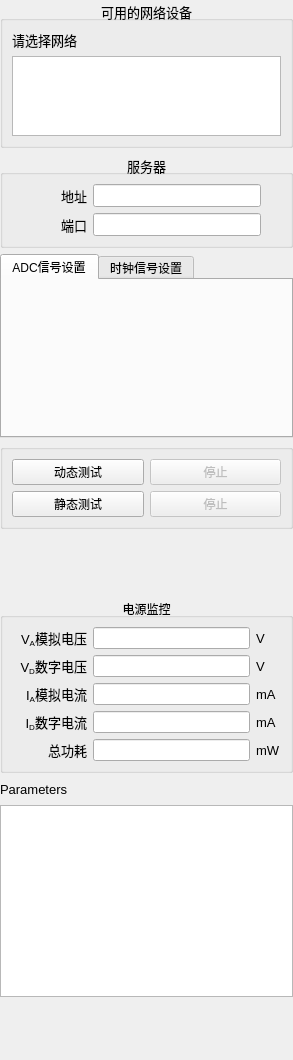
<?xml version="1.0" encoding="UTF-8"?>
<ui version="4.0">
 <class>ControlPanelClass</class>
 <widget class="QWidget" name="ControlPanelClass">
  <property name="geometry">
   <rect>
    <x>0</x>
    <y>0</y>
    <width>293</width>
    <height>1060</height>
   </rect>
  </property>
  <property name="windowTitle">
   <string>Control Panel</string>
  </property>
  <layout class="QVBoxLayout" name="verticalLayout_3">
   <property name="margin">
    <number>0</number>
   </property>
   <item>
    <widget class="QGroupBox" name="groupBox_DeviceList">
     <property name="font">
      <font>
       <pointsize>10</pointsize>
      </font>
     </property>
     <property name="title">
      <string>可用的网络设备</string>
     </property>
     <property name="alignment">
      <set>Qt::AlignCenter</set>
     </property>
     <layout class="QVBoxLayout" name="verticalLayout">
      <item>
       <layout class="QHBoxLayout" name="horizontalLayout">
        <item>
         <widget class="QLabel" name="labl">
          <property name="font">
           <font>
            <family>Arial</family>
            <pointsize>10</pointsize>
           </font>
          </property>
          <property name="text">
           <string>请选择网络</string>
          </property>
         </widget>
        </item>
        <item>
         <spacer name="horizontalSpacer">
          <property name="orientation">
           <enum>Qt::Horizontal</enum>
          </property>
          <property name="sizeHint" stdset="0">
           <size>
            <width>40</width>
            <height>20</height>
           </size>
          </property>
         </spacer>
        </item>
       </layout>
      </item>
      <item>
       <widget class="QTreeView" name="devicesView">
        <property name="sizePolicy">
         <sizepolicy hsizetype="Expanding" vsizetype="Expanding">
          <horstretch>0</horstretch>
          <verstretch>0</verstretch>
         </sizepolicy>
        </property>
        <property name="maximumSize">
         <size>
          <width>16777215</width>
          <height>80</height>
         </size>
        </property>
        <property name="font">
         <font>
          <family>Arial</family>
          <pointsize>8</pointsize>
         </font>
        </property>
       </widget>
      </item>
     </layout>
    </widget>
   </item>
   <item>
    <widget class="QGroupBox" name="groupBox_DeviceList_2">
     <property name="font">
      <font>
       <pointsize>10</pointsize>
      </font>
     </property>
     <property name="title">
      <string>服务器</string>
     </property>
     <property name="alignment">
      <set>Qt::AlignCenter</set>
     </property>
     <layout class="QVBoxLayout" name="verticalLayout_6">
      <item>
       <layout class="QGridLayout" name="gridLayout_10">
        <item row="0" column="0">
         <widget class="QLabel" name="labl_25">
          <property name="font">
           <font>
            <family>Arial</family>
            <pointsize>10</pointsize>
           </font>
          </property>
          <property name="text">
           <string>地址</string>
          </property>
          <property name="alignment">
           <set>Qt::AlignRight|Qt::AlignTrailing|Qt::AlignVCenter</set>
          </property>
         </widget>
        </item>
        <item row="0" column="1">
         <widget class="QLineEdit" name="serverIP">
          <property name="enabled">
           <bool>true</bool>
          </property>
          <property name="sizePolicy">
           <sizepolicy hsizetype="Expanding" vsizetype="Fixed">
            <horstretch>0</horstretch>
            <verstretch>0</verstretch>
           </sizepolicy>
          </property>
         </widget>
        </item>
        <item row="1" column="0">
         <widget class="QLabel" name="labl_26">
          <property name="font">
           <font>
            <family>Arial</family>
            <pointsize>10</pointsize>
           </font>
          </property>
          <property name="text">
           <string>端口</string>
          </property>
          <property name="alignment">
           <set>Qt::AlignRight|Qt::AlignTrailing|Qt::AlignVCenter</set>
          </property>
         </widget>
        </item>
        <item row="1" column="1">
         <widget class="QLineEdit" name="serverPort">
          <property name="sizePolicy">
           <sizepolicy hsizetype="Expanding" vsizetype="Fixed">
            <horstretch>0</horstretch>
            <verstretch>0</verstretch>
           </sizepolicy>
          </property>
         </widget>
        </item>
        <item row="2" column="0">
         <spacer name="horizontalSpacer_15">
          <property name="orientation">
           <enum>Qt::Horizontal</enum>
          </property>
          <property name="sizeType">
           <enum>QSizePolicy::Fixed</enum>
          </property>
          <property name="sizeHint" stdset="0">
           <size>
            <width>75</width>
            <height>0</height>
           </size>
          </property>
         </spacer>
        </item>
        <item row="2" column="2">
         <spacer name="horizontalSpacer_16">
          <property name="orientation">
           <enum>Qt::Horizontal</enum>
          </property>
          <property name="sizeType">
           <enum>QSizePolicy::Fixed</enum>
          </property>
          <property name="sizeHint" stdset="0">
           <size>
            <width>20</width>
            <height>0</height>
           </size>
          </property>
         </spacer>
        </item>
       </layout>
      </item>
     </layout>
    </widget>
   </item>
   <item>
    <widget class="QTabWidget" name="tabWidget">
     <property name="tabPosition">
      <enum>QTabWidget::North</enum>
     </property>
     <property name="tabShape">
      <enum>QTabWidget::Rounded</enum>
     </property>
     <property name="currentIndex">
      <number>0</number>
     </property>
     <widget class="QWidget" name="tab_2">
      <attribute name="title">
       <string>ADC信号设置</string>
      </attribute>
      <layout class="QVBoxLayout" name="verticalLayout_4">
       <item>
        <widget class="AdcSettingsWidget" name="adcSettingsWidget" native="true">
         <layout class="QGridLayout" name="gridLayout_2">
          <property name="margin">
           <number>0</number>
          </property>
          <property name="spacing">
           <number>0</number>
          </property>
         </layout>
        </widget>
       </item>
       <item>
        <spacer name="verticalSpacer_2">
         <property name="orientation">
          <enum>Qt::Vertical</enum>
         </property>
         <property name="sizeHint" stdset="0">
          <size>
           <width>20</width>
           <height>40</height>
          </size>
         </property>
        </spacer>
       </item>
      </layout>
     </widget>
     <widget class="QWidget" name="tab">
      <attribute name="title">
       <string>时钟信号设置</string>
      </attribute>
      <layout class="QVBoxLayout" name="verticalLayout_5">
       <item>
        <widget class="SignalSettingsWidget" name="signalSettingsWidget" native="true">
         <layout class="QGridLayout" name="gridLayout_3">
          <property name="margin">
           <number>0</number>
          </property>
          <property name="spacing">
           <number>0</number>
          </property>
         </layout>
        </widget>
       </item>
       <item>
        <spacer name="verticalSpacer_3">
         <property name="orientation">
          <enum>Qt::Vertical</enum>
         </property>
         <property name="sizeHint" stdset="0">
          <size>
           <width>20</width>
           <height>136</height>
          </size>
         </property>
        </spacer>
       </item>
      </layout>
     </widget>
    </widget>
   </item>
   <item>
    <widget class="QGroupBox" name="groupBox_3">
     <property name="title">
      <string/>
     </property>
     <property name="alignment">
      <set>Qt::AlignCenter</set>
     </property>
     <layout class="QVBoxLayout" name="verticalLayout_2">
      <item>
       <widget class="QWidget" name="dynamicTestButtons" native="true">
        <layout class="QHBoxLayout" name="horizontalLayout_2">
         <property name="margin">
          <number>0</number>
         </property>
         <item>
          <widget class="QPushButton" name="pushButtonStartDynamicTest">
           <property name="sizePolicy">
            <sizepolicy hsizetype="Preferred" vsizetype="Fixed">
             <horstretch>0</horstretch>
             <verstretch>0</verstretch>
            </sizepolicy>
           </property>
           <property name="text">
            <string>动态测试</string>
           </property>
          </widget>
         </item>
         <item>
          <widget class="QPushButton" name="pushButtonStopDynamicTest">
           <property name="enabled">
            <bool>false</bool>
           </property>
           <property name="text">
            <string>停止</string>
           </property>
          </widget>
         </item>
        </layout>
       </widget>
      </item>
      <item>
       <widget class="QWidget" name="staticTestButtons" native="true">
        <layout class="QHBoxLayout" name="horizontalLayout_4">
         <property name="margin">
          <number>0</number>
         </property>
         <item>
          <widget class="QPushButton" name="pushButtonStartStaticTest">
           <property name="text">
            <string>静态测试</string>
           </property>
          </widget>
         </item>
         <item>
          <widget class="QPushButton" name="pushButtonStopStaticTest">
           <property name="enabled">
            <bool>false</bool>
           </property>
           <property name="text">
            <string>停止</string>
           </property>
          </widget>
         </item>
        </layout>
       </widget>
      </item>
     </layout>
    </widget>
   </item>
   <item>
    <spacer name="verticalSpacer_4">
     <property name="orientation">
      <enum>Qt::Vertical</enum>
     </property>
     <property name="sizeHint" stdset="0">
      <size>
       <width>20</width>
       <height>40</height>
      </size>
     </property>
    </spacer>
   </item>
   <item>
    <widget class="QGroupBox" name="groupBox_powerStatus">
     <property name="title">
      <string>电源监控</string>
     </property>
     <property name="alignment">
      <set>Qt::AlignCenter</set>
     </property>
     <layout class="QGridLayout" name="gridLayout_8">
      <item row="0" column="0">
       <layout class="QGridLayout" name="gridLayout_9">
        <item row="0" column="0">
         <widget class="QLabel" name="labl_22">
          <property name="font">
           <font>
            <family>Arial</family>
            <pointsize>10</pointsize>
           </font>
          </property>
          <property name="text">
           <string>V&lt;sub&gt;A&lt;/sub&gt;模拟电压</string>
          </property>
          <property name="alignment">
           <set>Qt::AlignRight|Qt::AlignTrailing|Qt::AlignVCenter</set>
          </property>
         </widget>
        </item>
        <item row="0" column="1">
         <widget class="QLineEdit" name="vaLineEdit">
          <property name="enabled">
           <bool>true</bool>
          </property>
          <property name="sizePolicy">
           <sizepolicy hsizetype="Expanding" vsizetype="Fixed">
            <horstretch>0</horstretch>
            <verstretch>0</verstretch>
           </sizepolicy>
          </property>
         </widget>
        </item>
        <item row="1" column="0">
         <widget class="QLabel" name="labl_23">
          <property name="font">
           <font>
            <family>Arial</family>
            <pointsize>10</pointsize>
           </font>
          </property>
          <property name="text">
           <string>V&lt;sub&gt;D&lt;/sub&gt;数字电压</string>
          </property>
          <property name="alignment">
           <set>Qt::AlignRight|Qt::AlignTrailing|Qt::AlignVCenter</set>
          </property>
         </widget>
        </item>
        <item row="2" column="0">
         <widget class="QLabel" name="labl_24">
          <property name="font">
           <font>
            <family>Arial</family>
            <pointsize>10</pointsize>
           </font>
          </property>
          <property name="text">
           <string>I&lt;sub&gt;A&lt;/sub&gt;模拟电流</string>
          </property>
          <property name="alignment">
           <set>Qt::AlignRight|Qt::AlignTrailing|Qt::AlignVCenter</set>
          </property>
         </widget>
        </item>
        <item row="2" column="2">
         <widget class="QLabel" name="labl_29">
          <property name="sizePolicy">
           <sizepolicy hsizetype="Preferred" vsizetype="Preferred">
            <horstretch>0</horstretch>
            <verstretch>0</verstretch>
           </sizepolicy>
          </property>
          <property name="font">
           <font>
            <family>Arial</family>
            <pointsize>10</pointsize>
           </font>
          </property>
          <property name="text">
           <string>mA</string>
          </property>
         </widget>
        </item>
        <item row="0" column="2">
         <widget class="QLabel" name="labl_30">
          <property name="font">
           <font>
            <family>Arial</family>
            <pointsize>10</pointsize>
           </font>
          </property>
          <property name="text">
           <string>V</string>
          </property>
         </widget>
        </item>
        <item row="1" column="1">
         <widget class="QLineEdit" name="vdLineEdit">
          <property name="sizePolicy">
           <sizepolicy hsizetype="Expanding" vsizetype="Fixed">
            <horstretch>0</horstretch>
            <verstretch>0</verstretch>
           </sizepolicy>
          </property>
         </widget>
        </item>
        <item row="1" column="2">
         <widget class="QLabel" name="labl_31">
          <property name="font">
           <font>
            <family>Arial</family>
            <pointsize>10</pointsize>
           </font>
          </property>
          <property name="text">
           <string>V</string>
          </property>
         </widget>
        </item>
        <item row="2" column="1">
         <widget class="QLineEdit" name="iaLineEdit">
          <property name="sizePolicy">
           <sizepolicy hsizetype="Expanding" vsizetype="Fixed">
            <horstretch>0</horstretch>
            <verstretch>0</verstretch>
           </sizepolicy>
          </property>
         </widget>
        </item>
        <item row="5" column="0">
         <spacer name="horizontalSpacer_13">
          <property name="orientation">
           <enum>Qt::Horizontal</enum>
          </property>
          <property name="sizeType">
           <enum>QSizePolicy::Fixed</enum>
          </property>
          <property name="sizeHint" stdset="0">
           <size>
            <width>75</width>
            <height>0</height>
           </size>
          </property>
         </spacer>
        </item>
        <item row="5" column="2">
         <spacer name="horizontalSpacer_14">
          <property name="orientation">
           <enum>Qt::Horizontal</enum>
          </property>
          <property name="sizeType">
           <enum>QSizePolicy::Fixed</enum>
          </property>
          <property name="sizeHint" stdset="0">
           <size>
            <width>20</width>
            <height>0</height>
           </size>
          </property>
         </spacer>
        </item>
        <item row="3" column="0">
         <widget class="QLabel" name="labl_32">
          <property name="font">
           <font>
            <family>Arial</family>
            <pointsize>10</pointsize>
           </font>
          </property>
          <property name="text">
           <string>I&lt;sub&gt;D&lt;/sub&gt;数字电流</string>
          </property>
          <property name="alignment">
           <set>Qt::AlignRight|Qt::AlignTrailing|Qt::AlignVCenter</set>
          </property>
         </widget>
        </item>
        <item row="3" column="1">
         <widget class="QLineEdit" name="idLineEdit">
          <property name="sizePolicy">
           <sizepolicy hsizetype="Expanding" vsizetype="Fixed">
            <horstretch>0</horstretch>
            <verstretch>0</verstretch>
           </sizepolicy>
          </property>
         </widget>
        </item>
        <item row="3" column="2">
         <widget class="QLabel" name="labl_33">
          <property name="font">
           <font>
            <family>Arial</family>
            <pointsize>10</pointsize>
           </font>
          </property>
          <property name="text">
           <string>mA</string>
          </property>
         </widget>
        </item>
        <item row="4" column="0">
         <widget class="QLabel" name="labl_34">
          <property name="font">
           <font>
            <family>Arial</family>
            <pointsize>10</pointsize>
           </font>
          </property>
          <property name="text">
           <string>&lt;!DOCTYPE HTML PUBLIC &quot;-//W3C//DTD HTML 4.0//EN&quot; &quot;http://www.w3.org/TR/REC-html40/strict.dtd&quot;&gt;
&lt;html&gt;&lt;head&gt;&lt;meta name=&quot;qrichtext&quot; content=&quot;1&quot; /&gt;&lt;style type=&quot;text/css&quot;&gt;
p, li { white-space: pre-wrap; }
&lt;/style&gt;&lt;/head&gt;&lt;body style=&quot; font-family:'Arial'; font-size:10pt; font-weight:400; font-style:normal;&quot;&gt;
&lt;p style=&quot; margin-top:0px; margin-bottom:0px; margin-left:0px; margin-right:0px; -qt-block-indent:0; text-indent:0px;&quot;&gt;总功耗&lt;/p&gt;&lt;/body&gt;&lt;/html&gt;</string>
          </property>
          <property name="alignment">
           <set>Qt::AlignRight|Qt::AlignTrailing|Qt::AlignVCenter</set>
          </property>
         </widget>
        </item>
        <item row="4" column="2">
         <widget class="QLabel" name="labl_35">
          <property name="font">
           <font>
            <family>Arial</family>
            <pointsize>10</pointsize>
           </font>
          </property>
          <property name="text">
           <string>mW</string>
          </property>
         </widget>
        </item>
        <item row="4" column="1">
         <widget class="QLineEdit" name="powerLineEdit">
          <property name="sizePolicy">
           <sizepolicy hsizetype="Expanding" vsizetype="Fixed">
            <horstretch>0</horstretch>
            <verstretch>0</verstretch>
           </sizepolicy>
          </property>
         </widget>
        </item>
       </layout>
      </item>
     </layout>
    </widget>
   </item>
   <item>
    <layout class="QHBoxLayout" name="horizontalLayout_5">
     <item>
      <widget class="QLabel" name="labl_2">
       <property name="font">
        <font>
         <family>Arial</family>
         <pointsize>10</pointsize>
        </font>
       </property>
       <property name="text">
        <string>Parameters</string>
       </property>
      </widget>
     </item>
     <item>
      <spacer name="horizontalSpacer_2">
       <property name="orientation">
        <enum>Qt::Horizontal</enum>
       </property>
       <property name="sizeHint" stdset="0">
        <size>
         <width>40</width>
         <height>20</height>
        </size>
       </property>
      </spacer>
     </item>
    </layout>
   </item>
   <item>
    <widget class="QTreeView" name="treeViewTdReport">
     <property name="font">
      <font>
       <family>Arial</family>
       <pointsize>8</pointsize>
      </font>
     </property>
    </widget>
   </item>
   <item>
    <spacer name="verticalSpacer">
     <property name="orientation">
      <enum>Qt::Vertical</enum>
     </property>
     <property name="sizeHint" stdset="0">
      <size>
       <width>20</width>
       <height>40</height>
      </size>
     </property>
    </spacer>
   </item>
  </layout>
 </widget>
 <customwidgets>
  <customwidget>
   <class>AdcSettingsWidget</class>
   <extends>QWidget</extends>
   <header>adcsettingswidget.h</header>
   <container>1</container>
  </customwidget>
  <customwidget>
   <class>SignalSettingsWidget</class>
   <extends>QWidget</extends>
   <header>signalsettingswidget.h</header>
   <container>1</container>
  </customwidget>
 </customwidgets>
 <resources/>
 <connections/>
</ui>
